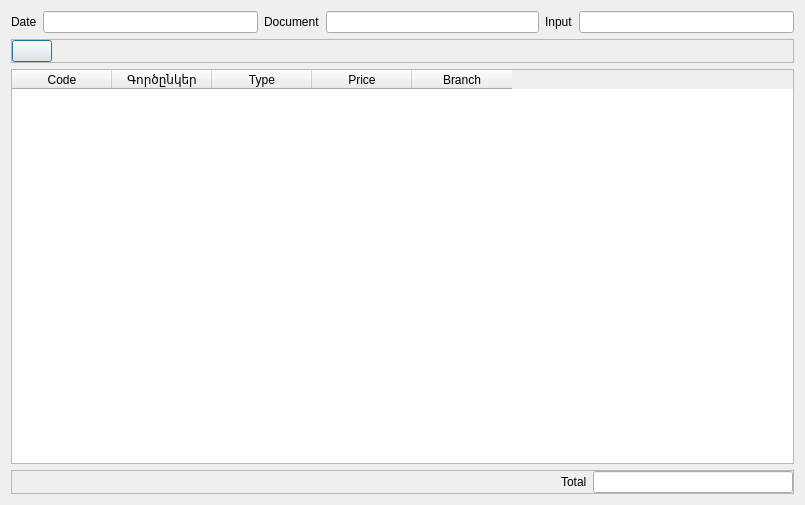
<?xml version="1.0" encoding="UTF-8"?>
<ui version="4.0">
 <class>DlgCouponServiceBack</class>
 <widget class="QDialog" name="DlgCouponServiceBack">
  <property name="geometry">
   <rect>
    <x>0</x>
    <y>0</y>
    <width>805</width>
    <height>505</height>
   </rect>
  </property>
  <property name="windowTitle">
   <string>Dialog</string>
  </property>
  <layout class="QGridLayout" name="gridLayout">
   <item row="0" column="0">
    <widget class="QLabel" name="label">
     <property name="text">
      <string>Date</string>
     </property>
    </widget>
   </item>
   <item row="0" column="1">
    <widget class="EDateEdit" name="leDate">
     <property name="focusPolicy">
      <enum>Qt::ClickFocus</enum>
     </property>
    </widget>
   </item>
   <item row="0" column="2">
    <widget class="QLabel" name="label_2">
     <property name="text">
      <string>Document</string>
     </property>
    </widget>
   </item>
   <item row="0" column="3">
    <widget class="EQLineEdit" name="leDocument">
     <property name="focusPolicy">
      <enum>Qt::ClickFocus</enum>
     </property>
     <property name="readOnly">
      <bool>true</bool>
     </property>
    </widget>
   </item>
   <item row="0" column="4">
    <widget class="QLabel" name="label_3">
     <property name="text">
      <string>Input</string>
     </property>
    </widget>
   </item>
   <item row="0" column="5">
    <widget class="EQLineEdit" name="leCode"/>
   </item>
   <item row="2" column="0" colspan="6">
    <widget class="QTableWidget" name="tbl">
     <column>
      <property name="text">
       <string>Code</string>
      </property>
     </column>
     <column>
      <property name="text">
       <string>Գործընկեր</string>
      </property>
     </column>
     <column>
      <property name="text">
       <string>Type</string>
      </property>
     </column>
     <column>
      <property name="text">
       <string>Price</string>
      </property>
     </column>
     <column>
      <property name="text">
       <string>Branch</string>
      </property>
     </column>
    </widget>
   </item>
   <item row="1" column="0" colspan="6">
    <widget class="QFrame" name="frame_2">
     <property name="frameShape">
      <enum>QFrame::StyledPanel</enum>
     </property>
     <property name="frameShadow">
      <enum>QFrame::Raised</enum>
     </property>
     <layout class="QHBoxLayout" name="horizontalLayout_2">
      <property name="leftMargin">
       <number>0</number>
      </property>
      <property name="topMargin">
       <number>0</number>
      </property>
      <property name="rightMargin">
       <number>0</number>
      </property>
      <property name="bottomMargin">
       <number>0</number>
      </property>
      <item>
       <widget class="QPushButton" name="btnSave">
        <property name="sizePolicy">
         <sizepolicy hsizetype="Minimum" vsizetype="Minimum">
          <horstretch>0</horstretch>
          <verstretch>0</verstretch>
         </sizepolicy>
        </property>
        <property name="text">
         <string/>
        </property>
        <property name="icon">
         <iconset resource="res.qrc">
          <normaloff>:/images/save.png</normaloff>:/images/save.png</iconset>
        </property>
       </widget>
      </item>
      <item>
       <spacer name="horizontalSpacer_2">
        <property name="orientation">
         <enum>Qt::Horizontal</enum>
        </property>
        <property name="sizeHint" stdset="0">
         <size>
          <width>748</width>
          <height>20</height>
         </size>
        </property>
       </spacer>
      </item>
     </layout>
    </widget>
   </item>
   <item row="3" column="0" colspan="6">
    <widget class="QFrame" name="frame">
     <property name="frameShape">
      <enum>QFrame::StyledPanel</enum>
     </property>
     <property name="frameShadow">
      <enum>QFrame::Raised</enum>
     </property>
     <layout class="QHBoxLayout" name="horizontalLayout">
      <property name="leftMargin">
       <number>0</number>
      </property>
      <property name="topMargin">
       <number>0</number>
      </property>
      <property name="rightMargin">
       <number>0</number>
      </property>
      <property name="bottomMargin">
       <number>0</number>
      </property>
      <item>
       <spacer name="horizontalSpacer">
        <property name="orientation">
         <enum>Qt::Horizontal</enum>
        </property>
        <property name="sizeHint" stdset="0">
         <size>
          <width>546</width>
          <height>20</height>
         </size>
        </property>
       </spacer>
      </item>
      <item>
       <widget class="QLabel" name="label_4">
        <property name="text">
         <string>Total</string>
        </property>
       </widget>
      </item>
      <item>
       <widget class="EQLineEdit" name="leTotal">
        <property name="maximumSize">
         <size>
          <width>200</width>
          <height>16777215</height>
         </size>
        </property>
        <property name="readOnly">
         <bool>true</bool>
        </property>
       </widget>
      </item>
     </layout>
    </widget>
   </item>
  </layout>
 </widget>
 <customwidgets>
  <customwidget>
   <class>EDateEdit</class>
   <extends>QLineEdit</extends>
   <header location="global">edateedit.h</header>
  </customwidget>
  <customwidget>
   <class>EQLineEdit</class>
   <extends>QLineEdit</extends>
   <header location="global">eqlineedit.h</header>
   <slots>
    <signal>customButtonClicked(bool)</signal>
   </slots>
  </customwidget>
 </customwidgets>
 <tabstops>
  <tabstop>leCode</tabstop>
  <tabstop>leDocument</tabstop>
  <tabstop>leDate</tabstop>
  <tabstop>tbl</tabstop>
  <tabstop>btnSave</tabstop>
  <tabstop>leTotal</tabstop>
 </tabstops>
 <resources>
  <include location="res.qrc"/>
 </resources>
 <connections/>
</ui>
